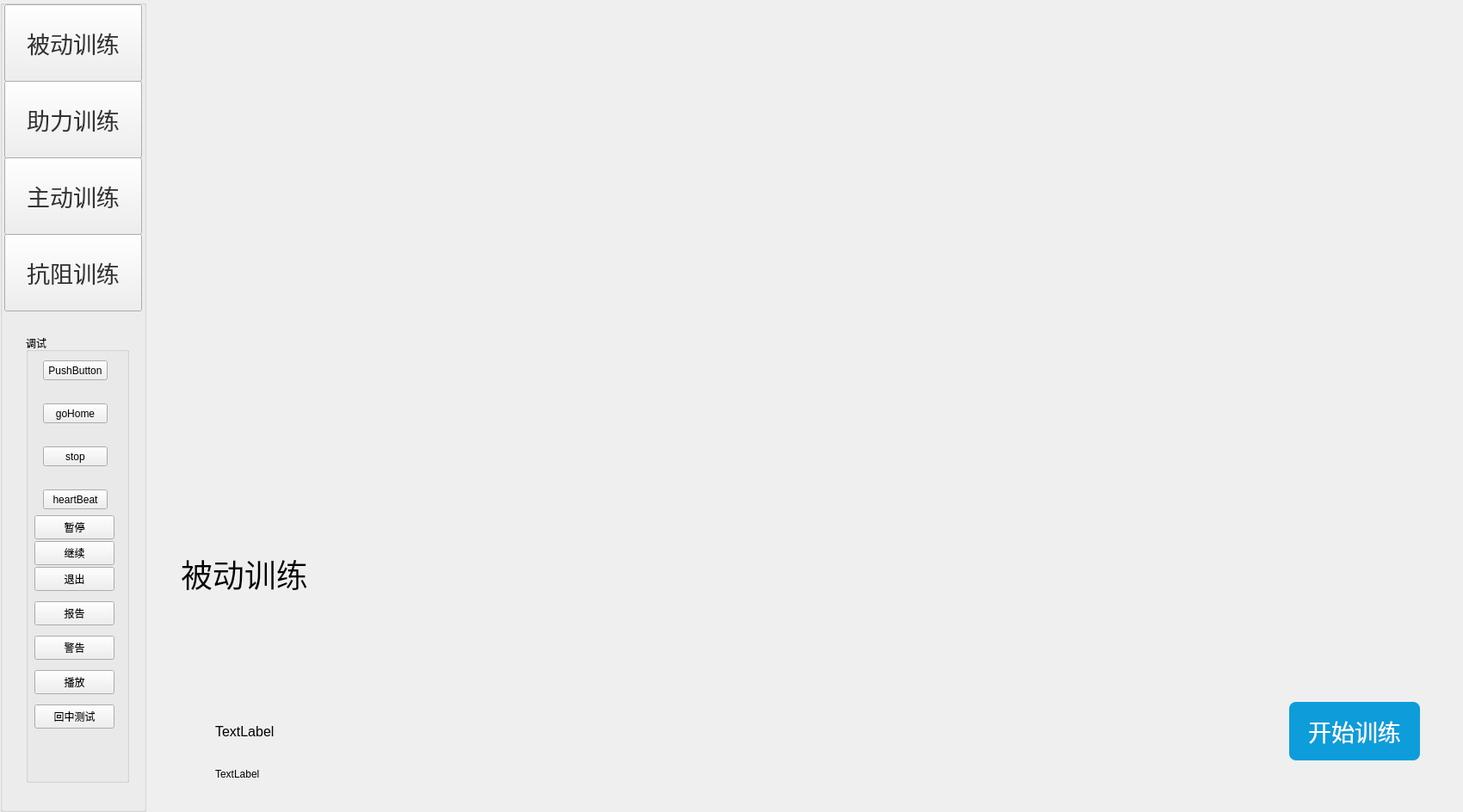
<?xml version="1.0" encoding="UTF-8"?>
<ui version="4.0">
 <class>TrainingManager</class>
 <widget class="QWidget" name="TrainingManager">
  <property name="geometry">
   <rect>
    <x>0</x>
    <y>0</y>
    <width>1700</width>
    <height>944</height>
   </rect>
  </property>
  <property name="windowTitle">
   <string>Form</string>
  </property>
  <widget class="QStackedWidget" name="stackedWidget">
   <property name="geometry">
    <rect>
     <x>170</x>
     <y>0</y>
     <width>1530</width>
     <height>721</height>
    </rect>
   </property>
   <property name="currentIndex">
    <number>1</number>
   </property>
   <widget class="CAgainstTrain" name="against_Page"/>
   <widget class="CPassiveTrain" name="passive_Page"/>
   <widget class="CBoostTrain" name="boost_Page"/>
   <widget class="CActiveTrain" name="active_Page"/>
  </widget>
  <widget class="QGroupBox" name="GroupBox">
   <property name="geometry">
    <rect>
     <x>0</x>
     <y>0</y>
     <width>170</width>
     <height>944</height>
    </rect>
   </property>
   <property name="styleSheet">
    <string notr="true">#groupBox{background: #FFFFFF;
border: 5px solid #2CAFE7;}
</string>
   </property>
   <property name="title">
    <string/>
   </property>
   <widget class="QPushButton" name="passive_Btn">
    <property name="geometry">
     <rect>
      <x>5</x>
      <y>5</y>
      <width>160</width>
      <height>90</height>
     </rect>
    </property>
    <property name="font">
     <font>
      <family>黑体</family>
      <pointsize>20</pointsize>
     </font>
    </property>
    <property name="styleSheet">
     <string notr="true">color: #333333;</string>
    </property>
    <property name="text">
     <string>被动训练</string>
    </property>
   </widget>
   <widget class="QPushButton" name="active_Btn">
    <property name="geometry">
     <rect>
      <x>5</x>
      <y>183</y>
      <width>160</width>
      <height>90</height>
     </rect>
    </property>
    <property name="font">
     <font>
      <family>黑体</family>
      <pointsize>20</pointsize>
     </font>
    </property>
    <property name="styleSheet">
     <string notr="true">color: #333333;</string>
    </property>
    <property name="text">
     <string>主动训练</string>
    </property>
   </widget>
   <widget class="QPushButton" name="boost_Btn">
    <property name="geometry">
     <rect>
      <x>5</x>
      <y>94</y>
      <width>160</width>
      <height>90</height>
     </rect>
    </property>
    <property name="font">
     <font>
      <family>黑体</family>
      <pointsize>20</pointsize>
     </font>
    </property>
    <property name="styleSheet">
     <string notr="true">color: #333333;</string>
    </property>
    <property name="text">
     <string>助力训练</string>
    </property>
   </widget>
   <widget class="QPushButton" name="against_Btn">
    <property name="geometry">
     <rect>
      <x>5</x>
      <y>272</y>
      <width>160</width>
      <height>90</height>
     </rect>
    </property>
    <property name="font">
     <font>
      <family>黑体</family>
      <pointsize>20</pointsize>
     </font>
    </property>
    <property name="styleSheet">
     <string notr="true">color: #333333;</string>
    </property>
    <property name="text">
     <string>抗阻训练</string>
    </property>
   </widget>
   <widget class="QGroupBox" name="debug_GroupBox">
    <property name="geometry">
     <rect>
      <x>30</x>
      <y>389</y>
      <width>120</width>
      <height>521</height>
     </rect>
    </property>
    <property name="title">
     <string>调试</string>
    </property>
    <widget class="QPushButton" name="heartBeat_Btn">
     <property name="geometry">
      <rect>
       <x>20</x>
       <y>180</y>
       <width>75</width>
       <height>23</height>
      </rect>
     </property>
     <property name="text">
      <string>heartBeat</string>
     </property>
    </widget>
    <widget class="QPushButton" name="goHome_Btn">
     <property name="geometry">
      <rect>
       <x>20</x>
       <y>80</y>
       <width>75</width>
       <height>23</height>
      </rect>
     </property>
     <property name="text">
      <string>goHome</string>
     </property>
    </widget>
    <widget class="QPushButton" name="stop_Btn">
     <property name="geometry">
      <rect>
       <x>20</x>
       <y>130</y>
       <width>75</width>
       <height>23</height>
      </rect>
     </property>
     <property name="text">
      <string>stop</string>
     </property>
    </widget>
    <widget class="QPushButton" name="pushButton">
     <property name="geometry">
      <rect>
       <x>20</x>
       <y>30</y>
       <width>75</width>
       <height>23</height>
      </rect>
     </property>
     <property name="text">
      <string>PushButton</string>
     </property>
    </widget>
    <widget class="QPushButton" name="pause_Btn">
     <property name="geometry">
      <rect>
       <x>10</x>
       <y>210</y>
       <width>93</width>
       <height>28</height>
      </rect>
     </property>
     <property name="text">
      <string>暂停</string>
     </property>
    </widget>
    <widget class="QPushButton" name="resume_Btn">
     <property name="geometry">
      <rect>
       <x>10</x>
       <y>240</y>
       <width>93</width>
       <height>28</height>
      </rect>
     </property>
     <property name="text">
      <string>继续</string>
     </property>
    </widget>
    <widget class="QPushButton" name="quit_Btn">
     <property name="geometry">
      <rect>
       <x>10</x>
       <y>270</y>
       <width>93</width>
       <height>28</height>
      </rect>
     </property>
     <property name="text">
      <string>退出</string>
     </property>
    </widget>
    <widget class="QPushButton" name="report_Btn">
     <property name="geometry">
      <rect>
       <x>10</x>
       <y>310</y>
       <width>93</width>
       <height>28</height>
      </rect>
     </property>
     <property name="text">
      <string>报告</string>
     </property>
    </widget>
    <widget class="QPushButton" name="warning_Btn">
     <property name="geometry">
      <rect>
       <x>10</x>
       <y>350</y>
       <width>93</width>
       <height>28</height>
      </rect>
     </property>
     <property name="text">
      <string>警告</string>
     </property>
    </widget>
    <widget class="QPushButton" name="play_Btn">
     <property name="geometry">
      <rect>
       <x>10</x>
       <y>390</y>
       <width>93</width>
       <height>28</height>
      </rect>
     </property>
     <property name="text">
      <string>播放</string>
     </property>
    </widget>
    <widget class="QPushButton" name="resetHandle_Btn">
     <property name="geometry">
      <rect>
       <x>10</x>
       <y>430</y>
       <width>93</width>
       <height>28</height>
      </rect>
     </property>
     <property name="text">
      <string>回中测试</string>
     </property>
    </widget>
   </widget>
  </widget>
  <widget class="QPushButton" name="startTrain_Btn">
   <property name="geometry">
    <rect>
     <x>1498</x>
     <y>816</y>
     <width>152</width>
     <height>68</height>
    </rect>
   </property>
   <property name="sizePolicy">
    <sizepolicy hsizetype="Fixed" vsizetype="Fixed">
     <horstretch>0</horstretch>
     <verstretch>0</verstretch>
    </sizepolicy>
   </property>
   <property name="minimumSize">
    <size>
     <width>152</width>
     <height>68</height>
    </size>
   </property>
   <property name="font">
    <font>
     <family>黑体</family>
     <pointsize>20</pointsize>
    </font>
   </property>
   <property name="styleSheet">
    <string notr="true">QPushButton{background: #0D9DDB;
border-radius: 8px;
color: rgb(255, 255, 255);}
QPushButton:hover{background: #0A90D4;
border-radius: 8px;
color: rgb(255, 255, 255);}
QPushButton:pressed{background: #0984CE;
border-radius: 8px;
color: rgb(255, 255, 255);}</string>
   </property>
   <property name="text">
    <string>开始训练</string>
   </property>
  </widget>
  <widget class="QLabel" name="title_Label">
   <property name="geometry">
    <rect>
     <x>210</x>
     <y>644</y>
     <width>201</width>
     <height>45</height>
    </rect>
   </property>
   <property name="font">
    <font>
     <family>黑体</family>
     <pointsize>28</pointsize>
    </font>
   </property>
   <property name="text">
    <string>被动训练</string>
   </property>
  </widget>
  <widget class="QLabel" name="msg_Label">
   <property name="geometry">
    <rect>
     <x>210</x>
     <y>720</y>
     <width>881</width>
     <height>111</height>
    </rect>
   </property>
   <property name="font">
    <font>
     <family>黑体</family>
     <pointsize>18</pointsize>
    </font>
   </property>
   <property name="text">
    <string/>
   </property>
   <property name="alignment">
    <set>Qt::AlignLeading|Qt::AlignLeft|Qt::AlignTop</set>
   </property>
   <property name="wordWrap">
    <bool>true</bool>
   </property>
  </widget>
  <widget class="QLabel" name="message_Label">
   <property name="geometry">
    <rect>
     <x>250</x>
     <y>830</y>
     <width>641</width>
     <height>41</height>
    </rect>
   </property>
   <property name="font">
    <font>
     <pointsize>12</pointsize>
    </font>
   </property>
   <property name="text">
    <string>TextLabel</string>
   </property>
  </widget>
  <widget class="QLabel" name="point_label">
   <property name="geometry">
    <rect>
     <x>250</x>
     <y>890</y>
     <width>271</width>
     <height>20</height>
    </rect>
   </property>
   <property name="text">
    <string>TextLabel</string>
   </property>
  </widget>
 </widget>
 <customwidgets>
  <customwidget>
   <class>CActiveTrain</class>
   <extends>QWidget</extends>
   <header>cactivetrain.h</header>
   <container>1</container>
  </customwidget>
  <customwidget>
   <class>CPassiveTrain</class>
   <extends>QWidget</extends>
   <header>cpassivetrain.h</header>
   <container>1</container>
  </customwidget>
  <customwidget>
   <class>CBoostTrain</class>
   <extends>QWidget</extends>
   <header>cboosttrain.h</header>
   <container>1</container>
  </customwidget>
  <customwidget>
   <class>CAgainstTrain</class>
   <extends>QWidget</extends>
   <header>cagainsttrain.h</header>
   <container>1</container>
  </customwidget>
 </customwidgets>
 <resources/>
 <connections/>
</ui>
